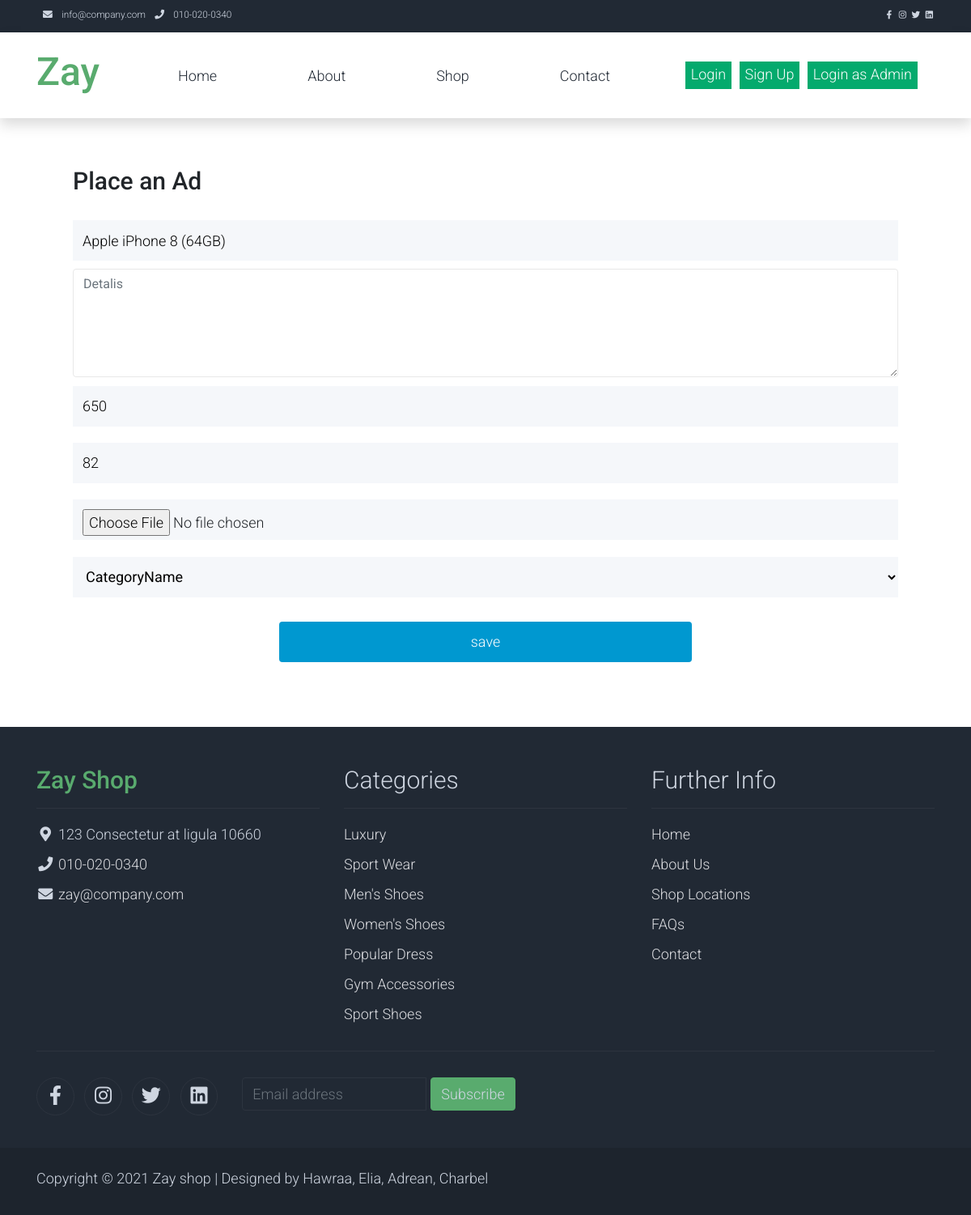
Page /editad.php?ADSID=82 on the committed database.
### tables this page shows
CREATE TABLE `advertisments` (
  `AdsID` int(11) NOT NULL,
  `Date` date NOT NULL,
  `status` int(1) NOT NULL,
  `Details` varchar(200) NOT NULL,
  `Price` int(6) NOT NULL,
  `Image` varchar(150) NOT NULL,
  `Title` varchar(50) NOT NULL,
  `UserID` int(11) NOT NULL,
  `CategoryID` int(11) NOT NULL
);

### editad.php (the view, shortened to what this page needs)
<!DOCTYPE html>
<html lang="en">
<head>
    <link rel="stylesheet" href="assets/css/bootstrap.min.css">
    <link rel="stylesheet" href="assets/css/templatemo.css">
    <link rel="stylesheet" href="assets/css/custom.css">
    <link rel="stylesheet" href="assets/css/style.css">
    <link rel="stylesheet" href="assets/css/fontawesome.min.css">
</head>
<body>
    <nav class="navbar navbar-expand-lg bg-dark navbar-light d-none d-lg-block" id="templatemo_nav_top">
        <div class="container text-light">
            <div class="w-100 d-flex justify-content-between">
                <div>
                    <i class="fa fa-envelope mx-2"></i>
                    <a class="navbar-sm-brand text-light text-decoration-none" href="mailto:info@company.com">info@company.com</a>
                    <i class="fa fa-phone mx-2"></i>
                    <a class="navbar-sm-brand text-light text-decoration-none" href="tel:010-020-0340">010-020-0340</a>
                </div>
                <div>
                    <a class="text-light" href="https://fb.com/templatemo" target="_blank" rel="sponsored"><i class="fab fa-facebook-f fa-sm fa-fw me-2"></i></a>
                    <a class="text-light" href="https://www.instagram.com/" target="_blank"><i class="fab fa-instagram fa-sm fa-fw me-2"></i></a>
                    <a class="text-light" href="https://twitter.com/" target="_blank"><i class="fab fa-twitter fa-sm fa-fw me-2"></i></a>
                    <a class="text-light" href="https://www.linkedin.com/" target="_blank"><i class="fab fa-linkedin fa-sm fa-fw"></i></a>
                </div>
            </div>
        </div>
    </nav>
    <nav class="navbar navbar-expand-lg navbar-light shadow">
        <div class="container d-flex justify-content-between align-items-center">
            <a class="navbar-brand text-success logo h1 align-self-center" href="index.php" style="margin-right: 5% ;">
                Zay
            </a>
          <div class="align-self-center collapse navbar-collapse flex-fill  d-lg-flex justify-content-lg-between" id="templatemo_main_nav">
                <div class="flex-fill">
                    <ul class="nav navbar-nav d-flex justify-content-between mx-lg-auto">
                        <li class="nav-item">
                            <a class="nav-link" href="index.php">Home</a>
                        </li>
                        <li class="nav-item">
                            <a class="nav-link" href="about.php">About</a>
                        </li>
                        <li class="nav-item">
                            <a class="nav-link" href="shop.php">Shop</a>
                        </li>
                        <li class="nav-item">
                            <a class="nav-link" href="contact.php">Contact</a>
                        </li>
                    </ul>
                </div>
              <div class="navbar align-self-center d-flex">
                  <div style="padding-left: 30px; padding-right: 5px; padding-bottom:5px; padding-top: 5px ">
                    <?php
                    if(!isset($_SESSION['usernamelogin'])){
                  echo"  <a class=button style=\"background-color: #04aa6d; color: white;-webkit-appearance: button;-moz-appearance: button;appearance: button;text-decoration: none;margin-left: 5px; padding-left: 7px; padding-right: 7px; padding-bottom:5px; padding-top: 2px \" href=login.php>Login</a>";
                  echo" <a class=button style=\"background-color: #04aa6d; color: white;-webkit-appearance: button;-moz-appearance: button;appearance: button;text-decoration: none;margin-left: 5px; padding-left: 7px; padding-right: 7px; padding-bottom:5px; padding-top: 2px \"href=register.php>Sign Up</a>";
                  echo" <a class=button style=\"background-color: #04aa6d; color: white;-webkit-appearance: button;-moz-appearance: button;appearance: button;text-decoration: none;margin-left: 5px; padding-left: 7px; padding-right: 7px; padding-bottom:5px; padding-top: 2px \"href=admin/login.php>Login as Admin</a>";
                  }
                  ?>
                  </div>
              </div>
            </div>
        </div>
    </nav>
</head>
<body>
<?php
	  if(isset($_GET["ADSID"])){
			require_once("connection/conn.php");
			$result = mysqli_query($con, "SELECT * from advertisments Where AdsID = $_GET[ADSID]");
			$row = mysqli_fetch_array($result);
      }
		?>
<header class="header">
<section class="commercial-asd container">
    <h2>Place an Ad</h2>
    <form action="editinter.php" method="post" enctype="multipart/form-data">
    <input class="kolo" type="text" name="ProTitle" placeholder="Title" alt="wating"title="Pleaes write Your Title" value="<?php echo $row["Title"];?>"required >
    <textarea placeholder="Detalis" name="ProDetalis" id="my-input" class="form-control " rows="5"></textarea required >
    <input class="kolo" type="text" name="Proprice" placeholder="price" alt="wating"title="Pleaes write Your price" value="<?php echo $row["Price"];?>"required>
    <input class="kolo"  name="AdsID"  alt="wating"title="AD ID" value="<?php echo $row["AdsID"];?> "readonly>
    <input class="kolo" type="file" name="image" required>
        <select class="kolo" name="Maincategory"required>
        <option value='' hidden="on" required>CategoryName</option>
        </select>
    <input name="Edit" class="btn" type="submit" value="save" >
    </form>
</section>
<footer class="bg-dark" id="tempaltemo_footer">
        <div class="container">
            <div class="row">
                <div class="col-md-4 pt-5">
                    <h2 class="h2 text-success border-bottom pb-3 border-light logo">Zay Shop</h2>
                    <ul class="list-unstyled text-light footer-link-list">
                        <li>
                            <i class="fas fa-map-marker-alt fa-fw"></i>
                            123 Consectetur at ligula 10660
                        </li>
                        <li>
                            <i class="fa fa-phone fa-fw"></i>
                            <a class="text-decoration-none" href="tel:010-020-0340">010-020-0340</a>
                        </li>
                        <li>
                            <i class="fa fa-envelope fa-fw"></i>
                            <a class="text-decoration-none" href="mailto:info@company.com">zay@company.com</a>
                        </li>
                    </ul>
                </div>
                <div class="col-md-4 pt-5">
                    <h2 class="h2 text-light border-bottom pb-3 border-light">Categories</h2>
                    <ul class="list-unstyled text-light footer-link-list">
                      <li><a class="text-decoration-none" href="#">Luxury</a></li>
                        <li><a class="text-decoration-none" href="#">Sport Wear</a></li>
                        <li><a class="text-decoration-none" href="#">Men's Shoes</a></li>
                        <li><a class="text-decoration-none" href="#">Women's Shoes</a></li>
                        <li><a class="text-decoration-none" href="#">Popular Dress</a></li>
                        <li><a class="text-decoration-none" href="#">Gym Accessories</a></li>
                        <li><a class="text-decoration-none" href="#">Sport Shoes</a></li>
                    </ul>
                </div>
                <div class="col-md-4 pt-5">
                    <h2 class="h2 text-light border-bottom pb-3 border-light">Further Info</h2>
                    <ul class="list-unstyled text-light footer-link-list">
                        <li><a class="text-decoration-none" href="#">Home</a></li>
                        <li><a class="text-decoration-none" href="#">About Us</a></li>
                        <li><a class="text-decoration-none" href="#">Shop Locations</a></li>
                        <li><a class="text-decoration-none" href="#">FAQs</a></li>
                        <li><a class="text-decoration-none" href="#">Contact</a></li>
                    </ul>
                </div>
            </div>
            <div class="row text-light mb-4">
                <div class="col-12 mb-3">
                    <div class="w-100 my-3 border-top border-light"></div>
                </div>
                <div class="col-auto me-auto">
                    <ul class="list-inline text-left footer-icons">
                        <li class="list-inline-item border border-light rounded-circle text-center">
                            <a class="text-light text-decoration-none" target="_blank" href="http://facebook.com/"><i class="fab fa-facebook-f fa-lg fa-fw"></i></a>
                        </li>
                        <li class="list-inline-item border border-light rounded-circle text-center">
                            <a class="text-light text-decoration-none" target="_blank" href="https://www.instagram.com/"><i class="fab fa-instagram fa-lg fa-fw"></i></a>
                        </li>
                        <li class="list-inline-item border border-light rounded-circle text-center">
                            <a class="text-light text-decoration-none" target="_blank" href="https://twitter.com/"><i class="fab fa-twitter fa-lg fa-fw"></i></a>
                        </li>
                        <li class="list-inline-item border border-light rounded-circle text-center">
                            <a class="text-light text-decoration-none" target="_blank" href="https://www.linkedin.com/"><i class="fab fa-linkedin fa-lg fa-fw"></i></a>
                        </li>
                    </ul>
                </div>
                <div class="col-auto">
                    <div class="input-group mb-2">
                        <input type="text" class="form-control bg-dark border-light" id="subscribeEmail" placeholder="Email address">
                        <div class="input-group-text btn-success text-light" style="align-self: auto; margin-left: 5px; cursor: pointer;" onclick="window.location.href='login.php'">Subscribe</div>
                    </div>
                </div>
            </div>
        </div>
        <div class="w-100 bg-black py-3">
            <div class="container">
                <div class="row pt-2">
                    <div class="col-12">
                        <p class="text-left text-light">
                            Copyright &copy; 2021 Zay shop | Designed by Hawraa, Elia, Adrean, Charbel
                        </p>
                    </div>
                </div>
            </div>
        </div>
    </footer>
</body>
</html>
</body>
</html>

### assets/css/templatemo.css (style rules this page uses)
body, ul, li, p, a, label, input, div { font-family: 'Roboto', sans-serif; font-size: 18px !important; font-weight: 300 !important; }
.h1 { font-family: 'Roboto', sans-serif; font-size: 48px !important; font-weight: 200 !important; }
.h2 { font-family: 'Roboto', sans-serif; font-size: 30px !important; font-weight: 300; }
.logo { font-weight: 500 !important; }
.text-success { color: #59ab6e !important; }
.text-light { color: #cfd6e1 !important; }
.bg-dark { background-color: #212934 !important; }
.bg-black { background-color: #1d242d !important; }
.btn-success { background-color: #59ab6e !important; border-color: #56ae6c !important; }
#templatemo_nav_top { min-height: 40px; }
#templatemo_nav_top * { font-size: .9em !important; }
#templatemo_main_nav a { color: #212934; }
.form-control { border: 1px solid #e8e8e8; }
#tempaltemo_footer a { color: #dcdde1; }
#tempaltemo_footer ul.footer-link-list li { padding-top: 10px; }
#tempaltemo_footer ul.footer-icons li { width: 2.6em; height: 2.6em; line-height: 2.6em; }
#tempaltemo_footer .border-light { border-color: #2d343f !important; }
@media (min-width: 768px) { #templatemo_main_nav .navbar-nav { max-width: 450px; } }
@media (min-width: 992px) { #templatemo_main_nav .navbar-nav { max-width: 550px; } }

### assets/css/style.css (style rules this page uses)
.header { height: 70px; background-color: #fff }
.commercial-asd { padding: 5%; }
.commercial-asd h2 { font-size: 30px; margin-bottom: 20px }
.commercial-asd .kolo { width: 100%; height: 50px; padding: 12px; background-color: #f5f7fa; margin: 1% 0; border: none }
.commercial-asd .btn { width: 50%; height: 50px; background-color: #0098d0; border: none; color: #fff; font-size: 18px; cursor: pointer; margin: 20px 25% }

### rows in the picture
advertisments: ProTitle "Apple iPhone 8 (64GB)", Proprice "650", AdsID "82"
